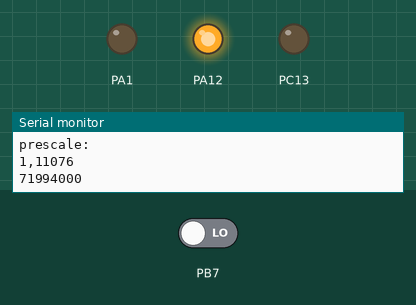
The sketch below on a simulated STM32 Blue Pill. Parts: output pins drawn as LEDs (lit = HIGH), the last lines printed to the serial monitor. Inputs (shaded band) come from the test bench; at power-on: PB7 LOW.

Above: at 1.2 s.
1.3 s: PB7 driven HIGH
At 2.8 s:
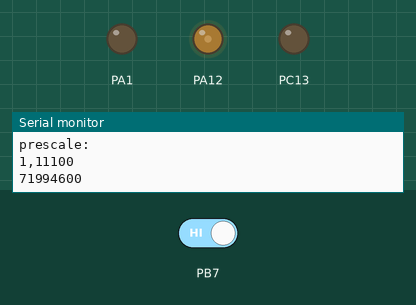
Timing chart, 0 to 2.0 s (numbered marks = the images above; inputs shaded):
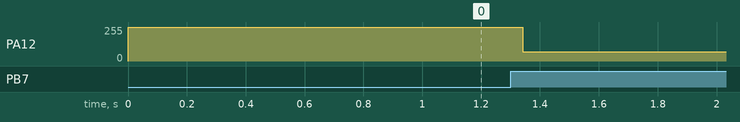

Measured:
- after the input at 1.3 s, PA12: 255/255 → 68/255 at once

The sketch:

cap_pwm.ino
```cpp
/*
 * Example of the Timer Input Capture mode combined with one pulse mode
 *
 * This example uses:
 * - Timer2 channel 1 as capture input
 * - Timer2 channel 2 to generate the pulses,
 * - Timer 3 to generate a PWM trigger signal for capture input
 */

//#include <Streaming.h>
#include "RBD_Capacitance.h"

const uint16_t pulseDelay = 5;
const uint16_t min_freq = 1;
const uint32_t system_clock_frequency = 72000000;

RBD::Capacitance cap_sensor(PA12, PB7); // send, receive pin

String inString = "";    // string to hold input

//-----------------------------------------------------------------------------
//void toggle_led()


void generate_pwm(uint16_t prescale, uint16_t reg_counts)
{

    Serial.println("prescale: ");
    Serial.print(prescale);
    Serial.print(",");
    Serial.println(reg_counts);

  Timer2.pause();

  Timer2.setPrescaleFactor(prescale); // 1 µs resolution
  Timer2.setCompare(TIMER_CH2, reg_counts / 2);
  Timer2.setOverflow(reg_counts - 1);

  // channel 2: invert polarity (we want low for CNT<CCR2)
  Timer2.setPolarity(TIMER_CH2, 1);

  // start timer 2
  Timer2.refresh();
  Timer2.resume(); // let timer 2 run
}

void set_frequency(uint32_t frequency)
{
    if(frequency < min_freq)
    {
    Serial.println("Invalid Frequency(f>=10)!");
    }
    else
    {
      /* code */
      Serial.print("Target Frequency: ");
      Serial.println(frequency);
      uint32_t count_value = system_clock_frequency / frequency;
      uint32_t min_count = count_value / 0x10000;
      uint32_t max_count = sqrt(count_value) + 1;
      if(min_count == 0)
        min_count = 1;

      uint32_t optimized_regs = 0, optimized_prescale = 0, optimized_counts = 0;
      for(uint16_t p = min_count; p<=max_count; p++)
      {
        uint32_t regs = count_value / p;
        uint32_t cur_count = regs * p;
        if(regs < 0x10000 && cur_count > optimized_counts)
        {
          optimized_regs = regs;
          optimized_prescale = p;
          optimized_counts = cur_count;
          if(optimized_counts == count_value) break;
        }
      }

      generate_pwm(optimized_prescale, optimized_regs );

      Serial.println(frequency*optimized_regs*optimized_prescale);
    }
}
//-----------------------------------------------------------------------------
void setup()
{
  Serial.begin(9600);
  while (!Serial) {
    ; // wait for serial port to connect. Needed for native USB port only
  }

  // send an intro:
  Serial.println("\n\nPWM Generation by Uart data");
  pinMode(PC13, OUTPUT);
  // setup PA1 (Timer2 channel 2) to PWM (one pulse mode)
  pinMode(PA1, PWM);


  // stop the timers before configuring them
  //generate_pwm(72, 100);
  //set_frequency(75);
}

  uint32_t t=0, ff=0;
//-----------------------------------------------------------------------------
void loop()
{
  if ( (millis()-t)>=1000 )
  {
    t = millis();

    ff++;
    if ( ff%5 == 0 )
    {
      if ( ff > 100000 )
        {ff=10;}

      //set_frequency(ff);
    }
  }

  cap_sensor.update();

  if(cap_sensor.onChange()) {
    unsigned long capValue = cap_sensor.getValue();
    unsigned long moddcapv = 6500 - capValue;
    set_frequency(moddcapv);
  }
}
```

RBD_Capacitance.cpp
```cpp
// (licence header left out)
#include <Arduino.h>
#include "RBD_Capacitance.h" // https://github.com/alextaujenis/RBD_Capacitance

namespace RBD {
  Capacitance::Capacitance(int send_pin, int receive_pin) {
    // set send pin
    _send_pin = send_pin;
    // set receive pin
    _receive_pin = receive_pin;
    // set send pin to output
    pinMode(_send_pin, OUTPUT);
    // turn off the send pin
    digitalWrite(_send_pin, LOW);
    // set the receive pin to input
    pinMode(_receive_pin, INPUT);
  }

  void Capacitance::setSampleSize(int value) {
    if(value > 0) {
      // set the sample size
      _sample_size = value;
      // reset the sample variables
      _sample_sum   = 0;
      _sample_count = 0;
    }
  }

  void Capacitance::start() {
    _startSampling();
  }

  void Capacitance::update() {
    if(_sampling) {
      _takeSample();
    }
  }

  bool Capacitance::isFinished() {
    return _doneSampling();
  }

  unsigned long Capacitance::getValue() {
    return _getAverage();
  }

  bool Capacitance::onChange() {
    if(isFinished()) {
      start();
      return true;
    }
    else {
      return false;
    }
  }


  // private

  void Capacitance::_startSampling() {
    _sampling = true; // take many readings
    _startReading();  // take one reading
  }

  void Capacitance::_startReading() {
    _reading = true;
  }

  bool Capacitance::_doneSampling() {
    return !_sampling;
  }

  bool Capacitance::_doneReading() {
    return !_reading;
  }

  unsigned long Capacitance::_getReading() {
    return _total_reading; // current reading
  }

  unsigned long Capacitance::_getAverage() {
    return _total_average; // average of many readings
  }

  void Capacitance::_takeSample() {
    // keep reading
    _takeReading();

    // when a single reading has been collected
    if(_doneReading()) {
      // increment the sample count
      _sample_count++;
      // sum the reading
      _sample_sum += _getReading();

      // check if we can take another reading for this sample
      if(_sample_count < _sample_size) {
        // restart the reading process again
        _startReading();
      }
      // no more readings for this sample
      else {
        // save a moving average
        _total_average = _sample_sum / _sample_size;
        // reset counter variables
        _sample_sum   = 0;
        _sample_count = 0;
        // stop sampling
        _sampling = false;
      }
    }
  }

  void Capacitance::_takeReading() {
    // only fire this once per reading
    if(!_charging) {
      // CHARGE
      // turn on the send pin
      digitalWrite(_send_pin, HIGH);
      // start counter
      _start = micros();
      // start charging the pin
      _charging = true;
    }

    // wait until the receive pin is charged
    if(bool(digitalRead(_receive_pin))) {
      // save the time in microseconds
      _total_reading = micros() - _start;

      // STOP
      // turn off the send pin
      digitalWrite(_send_pin, LOW);
      // stop charging the pin
      _charging = false;
      // stop taking a reading
      _reading = false;

      // DISCHARGE
      // set receive pin to output
      pinMode(_receive_pin, OUTPUT);
      // set receive pin to low (ground)
      digitalWrite(_receive_pin, LOW);

      // RESET
      // set the receive pin back up to input
      pinMode(_receive_pin, INPUT);
    }
  }
}
```

RBD_Capacitance.h
```cpp
// (licence header left out)
#ifndef RBD_CAPACITANCE_H
#define RBD_CAPACITANCE_H

#include <Arduino.h>

namespace RBD {
  class Capacitance {
    public:
      Capacitance(int send_pin, int receive_pin); // constructor
      void setSampleSize(int value); // how many readings to take per sample
      void start();                  // begin a sample and take many readings: alias of _startSampling()
      void update();                 // keep this class updating in real-time
      bool isFinished();             // if all readings have been taken for this sample: alias of _doneSampling()
      unsigned long getValue();      // the sum of readings divided by the sample size: alias of _getAverage()
      bool onChange();               // returns true once the getValue changes, then resets to false and waits for another change
    private:
      int _send_pin;
      int _receive_pin;
      int _sample_size  = 100;       // how many readings should be taken for one sample
      int _sample_count = 0;         // how many readings have been taken for the current sample
      bool _sampling    = false;     // true if taking a sample
      bool _charging    = false;     // true if charging the pin for a reading
      bool _reading     = false;     // true if finished with one reading
      unsigned long _sample_sum = 0; // temp value that holds the sum of all readings for this sample
      unsigned long _start;          // the time in microseconds that a reading was started
      unsigned long _total_reading;  // the time in microseconds how long a reading took
      unsigned long _total_average;  // the average time in microseconds for the last 'sample size' number of readings
      unsigned long _getReading();   // returns the value of a single reading when done
      unsigned long _getAverage();   // returns the sum of readings divided by the sample size
      void _startSampling();         // kick off the process to take many readings
      bool _doneSampling();          // returns true if all readings have been taken for this sample
      void _takeSample();            // manage the number of readings collected for this sample and calculate the moving average
      void _startReading();          // kick off the process to take a single reading
      bool _doneReading();           // returns true if finished taking a single reading
      void _takeReading();           // performs the actual reading of pin charge and discharge
  };
}
#endif
```
